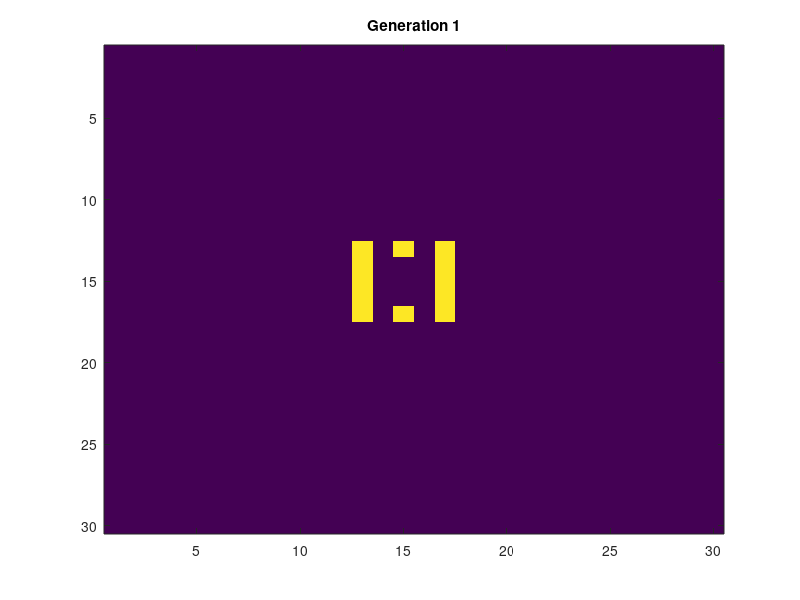

Write MATLAB code to recreate this figure. (Note: this script raises an error after producing the figure.)
clear all;
clc

%define
DEAD = 0;
ALIVE = 1;
MAX_COL = 30;%matrix column number
MAX_ROW = 30;
GAME_MAP = zeros(MAX_ROW,MAX_COL);
GEN = 20;%generation

%initiative pattern
NEW_MAP = zeros(MAX_ROW,MAX_COL,GEN);
GAME_MAP(13:17,13) = ALIVE;
GAME_MAP(13:17,17) = ALIVE;
GAME_MAP(13,15) = ALIVE;
%GAME_MAP(15,15) = ALIVE;
GAME_MAP(17,15) = ALIVE;

figure
imagesc(GAME_MAP);
title( sprintf('Generation 1') );

NEW_MAP(:,:,1) = GAME_MAP;
 
%display
g = 2
while g <= GEN
    for i = 2:MAX_ROW-1
        for j = 2:MAX_COL-1
            NEW_MAP(i,j,g) = next_gen(i,j,NEW_MAP(:,:,g-1));
        end
    end
    figure
    imagesc(NEW_MAP(:,:,g));
    title( sprintf('Generation %d',g) );
    g = g+1;
end
    
